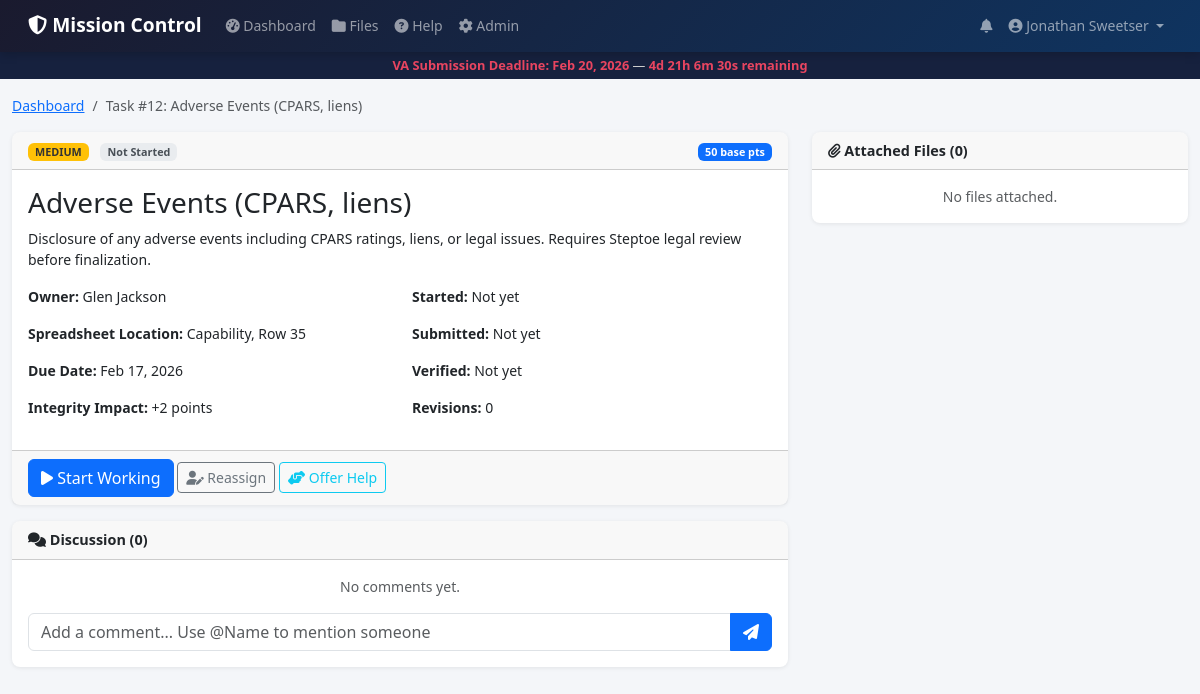
The app's page /task/12 (signed in) with its own data.
### models.py (models this page shows, shortened)
class User(UserMixin, db.Model):
    __tablename__ = 'users'
    id = db.Column(db.Integer, primary_key=True)
    email = db.Column(db.String(120), unique=True, nullable=False)
    password_hash = db.Column(db.String(256), nullable=False)
    name = db.Column(db.String(100), nullable=False)
    role = db.Column(db.String(20), default='user')  # 'superadmin' or 'user'
    character_class = db.Column(db.String(50), nullable=True)
    character_title = db.Column(db.String(100), nullable=True)
    special_ability = db.Column(db.String(200), nullable=True)
    points = db.Column(db.Integer, default=0)
    level = db.Column(db.Integer, default=1)
    streak_days = db.Column(db.Integer, default=0)
    last_active_date = db.Column(db.String(10), nullable=True)
    first_login_complete = db.Column(db.Boolean, default=False)
    created_at = db.Column(db.DateTime, default=lambda: datetime.now(timezone.utc))
    tasks = db.relationship('Task', backref='owner', lazy=True, foreign_keys='Task.owner_id')
    comments = db.relationship('Comment', backref='author', lazy=True)
    notifications = db.relationship('Notification', backref='user', lazy=True)
    points_log = db.relationship('PointsLog', backref='user', lazy=True)
    @property
    def is_superadmin(self):
        return self.role == 'superadmin'

class Task(db.Model):
    __tablename__ = 'tasks'
    id = db.Column(db.Integer, primary_key=True)
    task_number = db.Column(db.Integer, nullable=False)  # 1-17
    title = db.Column(db.String(200), nullable=False)
    description = db.Column(db.Text, nullable=True)
    spreadsheet_location = db.Column(db.String(100), nullable=True)
    priority = db.Column(db.String(20), default='medium')  # critical, high, medium, low
    owner_id = db.Column(db.Integer, db.ForeignKey('users.id'), nullable=True)
    status = db.Column(db.String(20), default='not_started')  # not_started, in_progress, submitted, verified, closed
    due_date = db.Column(db.DateTime, nullable=True)
    points_value = db.Column(db.Integer, default=50)
    quality_score = db.Column(db.Integer, nullable=True)  # 0-100, set by superadmin
    revision_count = db.Column(db.Integer, default=0)
    integrity_impact = db.Column(db.Integer, default=0)  # points added to integrity score
    created_at = db.Column(db.DateTime, default=lambda: datetime.now(timezone.utc))
    started_at = db.Column(db.DateTime, nullable=True)
    submitted_at = db.Column(db.DateTime, nullable=True)
    verified_at = db.Column(db.DateTime, nullable=True)
    completion_notes = db.Column(db.Text, nullable=True)
    verification_notes = db.Column(db.Text, nullable=True)
    submitted_by = db.Column(db.Integer, db.ForeignKey('users.id'), nullable=True)
    verified_by = db.Column(db.Integer, db.ForeignKey('users.id'), nullable=True)
    dependencies = db.relationship('Task',
        secondary=task_dependencies,
        primaryjoin=(id == task_dependencies.c.task_id),
        secondaryjoin=(id == task_dependencies.c.depends_on_id),
        backref='dependents',
        lazy=True
    )
    comments = db.relationship('Comment', backref='task', lazy=True, order_by='Comment.created_at')
    files = db.relationship('File', backref='task', lazy=True)
    @property
    def is_blocked(self):
        for dep in self.dependencies:
            if dep.status not in ('submitted', 'verified', 'closed'):
                return True
        return False
    @property
    def base_points(self):
        pts = {'critical': 100, 'high': 75, 'medium': 50, 'low': 25}
        return pts.get(self.priority, 25)

### app.py (the view)
@app.route('/task/<int:task_id>')
@login_required
def task_detail(task_id):
    task = Task.query.get_or_404(task_id)
    comments = Comment.query.filter_by(task_id=task_id).order_by(Comment.created_at.asc()).all()
    files = File.query.filter_by(task_id=task_id).order_by(File.created_at.desc()).all()
    help_requests = HelpRequest.query.filter_by(task_id=task_id).all()
    users = User.query.all()
    return render_template('task_detail.html',
                    task=task,
                    comments=comments,
                    files=files,
                    help_requests=help_requests,
                    users=users)

### app.py (called while the page is built)
@login_manager.user_loader
def load_user(user_id):
    return User.query.get(int(user_id))

def get_acting_user():
    clone_id = session.get('clone_user_id')
    if clone_id and current_user.is_superadmin:
        cloned = User.query.get(clone_id)
        if cloned:
            return cloned
    return current_user

@app.context_processor
def inject_globals():
    if current_user.is_authenticated:
        unread_count = Notification.query.filter_by(user_id=current_user.id, read=False).count()
        acting = get_acting_user()
        is_cloning = session.get('clone_user_id') is not None and current_user.is_superadmin
        active_announcements = Announcement.query.filter_by(active=True).order_by(
            Announcement.created_at.desc()).limit(3).all()
        return {
            'unread_count': unread_count,
            'acting_user': acting,
            'is_cloning': is_cloning,
            'announcements': active_announcements,
            'character_classes': CHARACTER_CLASSES,
            'deadline': datetime(2026, 2, 20, tzinfo=timezone.utc),
            'now': datetime.now(timezone.utc)
        }
    return {}

### templates/task_detail.html (shortened to what this page needs)
{% extends "base.html" %}
{% block content %}
<nav aria-label="breadcrumb">
    <ol class="breadcrumb">
        <li class="breadcrumb-item"><a href="{{ url_for('dashboard') }}">Dashboard</a></li>
        <li class="breadcrumb-item active">Task #{{ task.task_number }}: {{ task.title }}</li>
    </ol>
</nav>
<div class="row">
    <div class="col-lg-8">
        <div class="card mb-3">
            <div class="card-header d-flex justify-content-between align-items-center">
                <div>
                    <span class="badge priority-{{ task.priority }} me-2">{{ task.priority|upper }}</span>
                    <span class="badge status-{{ task.status }}">{{ task.status|replace('_', ' ')|title }}</span>
                </div>
                <div>
                    <span class="badge bg-primary">{{ task.base_points }} base pts</span>
                </div>
            </div>
            <div class="card-body">
                <h3>{{ task.title }}</h3>
                {% if task.description %}
                <p>{{ task.description }}</p>
                {% endif %}
                <div class="row mt-3">
                    <div class="col-md-6">
                    <p><strong>Owner:</strong> {{ task.owner.name if task.owner else 'Unassigned' }}</p>
                    <p><strong>Spreadsheet Location:</strong> {{ task.spreadsheet_location }}</p>
                    <p><strong>Due Date:</strong> {{ task.due_date.strftime('%b %d, %Y') if task.due_date else 'Feb 16-17, 2026' }}</p>
                    <p><strong>Integrity Impact:</strong> +{{ task.integrity_impact }} points</p>
                    </div>
                    <div class="col-md-6">
                    <p><strong>Started:</strong> {{ task.started_at.strftime('%b %d, %I:%M %p') if task.started_at else 'Not yet' }}</p>
                    <p><strong>Submitted:</strong> {{ task.submitted_at.strftime('%b %d, %I:%M %p') if task.submitted_at else 'Not yet' }}</p>
                    <p><strong>Verified:</strong> {{ task.verified_at.strftime('%b %d, %I:%M %p') if task.verified_at else 'Not yet' }}</p>
                    <p><strong>Revisions:</strong> {{ task.revision_count }}</p>
                    </div>
                </div>
            </div>
            <div class="card-footer">
                {% set acting = acting_user %}
                {% if task.status == 'not_started' and (task.owner_id == acting.id or current_user.is_superadmin) %}
                <form method="POST" action="{{ url_for('task_start', task_id=task.id) }}" class="d-inline">
                    <button type="submit" class="btn btn-primary" {% if task.is_blocked %}disabled title="Blocked by dependencies"{% endif %}>
                    <i class="fas fa-play"></i> Start Working
                    </button>
                </form>
                {% endif %}
                {% if current_user.is_superadmin %}
                <button type="button" class="btn btn-outline-secondary btn-sm" data-bs-toggle="modal" data-bs-target="#reassignModal">
                    <i class="fas fa-user-edit"></i> Reassign
                </button>
                {% endif %}
                {% if task.owner_id != acting.id %}
                <button type="button" class="btn btn-outline-info btn-sm" data-bs-toggle="modal" data-bs-target="#offerHelpModal">
                    <i class="fas fa-hands-helping"></i> Offer Help
                </button>
                {% else %}
                <button type="button" class="btn btn-outline-danger btn-sm" data-bs-toggle="modal" data-bs-target="#flagHelpModal">
                    <i class="fas fa-flag"></i> Flag for Help
                </button>
                {% endif %}
            </div>
        </div>
        <div class="card mb-3">
            <div class="card-header">
                <i class="fas fa-comments"></i> Discussion ({{ comments|length }})
            </div>
            <div class="card-body">
                {% if not comments %}
                <p class="text-muted text-center">No comments yet.</p>
                {% endif %}
                <form method="POST" action="{{ url_for('task_comment', task_id=task.id) }}" class="mt-3">
                    <div class="input-group">
                    <input type="text" name="content" class="form-control" placeholder="Add a comment... Use @Name to mention someone" required>
                    <button type="submit" class="btn btn-primary">
                    <i class="fas fa-paper-plane"></i>
                    </button>
                    </div>
                </form>
            </div>
        </div>
    </div>
    <div class="col-lg-4">
        <div class="card mb-3">
            <div class="card-header">
                <i class="fas fa-paperclip"></i> Attached Files ({{ files|length }})
            </div>
            <div class="card-body p-0">
                {% if not files %}
                <div class="p-3 text-muted text-center">No files attached.</div>
                {% endif %}
            </div>
        </div>
    </div>
</div>
{% endblock %}

### templates/base.html (shortened to what this page needs)
<!DOCTYPE html>
<html lang="en">
<head>
    <link href="https://cdn.jsdelivr.net/npm/bootstrap@5.3.0/dist/css/bootstrap.min.css" rel="stylesheet">
    <link href="https://cdnjs.cloudflare.com/ajax/libs/font-awesome/6.4.0/css/all.min.css" rel="stylesheet">
    <link href="{{ url_for('static', filename='css/style.css') }}" rel="stylesheet">
</head>
<body class="{% if focus|default(false) %}focus-mode{% endif %}">
    <nav class="navbar navbar-expand-lg navbar-dark">
        <div class="container-fluid">
            <a class="navbar-brand" href="{{ url_for('dashboard') }}">
                <i class="fas fa-shield-alt"></i> Mission Control
            </a>
            <div class="collapse navbar-collapse" id="navbarNav">
                <ul class="navbar-nav me-auto">
                    <li class="nav-item">
                        <a class="nav-link" href="{{ url_for('dashboard') }}"><i class="fas fa-tachometer-alt"></i> Dashboard</a>
                    </li>
                    <li class="nav-item">
                        <a class="nav-link" href="{{ url_for('file_library') }}"><i class="fas fa-folder"></i> Files</a>
                    </li>
                    <li class="nav-item">
                        <a class="nav-link" href="{{ url_for('help_page') }}"><i class="fas fa-question-circle"></i> Help</a>
                    </li>
                    {% if current_user.is_superadmin %}
                    <li class="nav-item">
                        <a class="nav-link" href="{{ url_for('admin_panel') }}"><i class="fas fa-cog"></i> Admin</a>
                    </li>
                    {% endif %}
                </ul>
                <ul class="navbar-nav">
                    <li class="nav-item position-relative">
                        <a class="nav-link" href="{{ url_for('notifications') }}">
                            <i class="fas fa-bell"></i>
                        </a>
                    </li>
                    <li class="nav-item dropdown">
                        <a class="nav-link dropdown-toggle" href="#" data-bs-toggle="dropdown">
                            <i class="fas fa-user-circle"></i> {{ current_user.name }}
                        </a>
                    </li>
                </ul>
            </div>
        </div>
    </nav>
    {% if not focus|default(false) %}
    <div class="deadline-bar">
        <strong>VA Submission Deadline: Feb 20, 2026</strong> — <span id="countdown">Loading...</span>
    </div>
    {% endif %}
    <main class="container-fluid py-3">
        {% block content %}{% endblock %}
    </main>
</body>
</html>

### static/css/style.css (style rules this page uses)
:root { --primary: #1a1a2e; --secondary: #16213e; --accent: #0f3460; --highlight: #e94560; --success: #28a745; --warning: #ffc107; --danger: #dc3545; --info: #17a2b8; --bg: #f4f6f9; --card-bg: #ffff; }
body { background-color: var(--bg); font-family: 'Segoe UI', system-ui, -apple-system, sans-serif; font-size: 14px; }
.navbar { background: linear-gradient(135deg, var(--primary), var(--accent)); box-shadow: 0 2px 10px rgba(0,0,0,0.2); padding: 0.4rem 1rem; }
.navbar-brand { font-weight: 700; font-size: 1.2rem; }
.deadline-bar { background: var(--secondary); color: #ccc; padding: 4px 1rem; font-size: 0.8rem; text-align: center; }
.deadline-bar strong { color: var(--highlight); }
#countdown { color: var(--highlight); font-weight: 700; }
.priority-medium { background-color: #ffc107; color: #333; }
.status-not_started { background-color: #e9ecef; color: #495057; }
.card { border: none; box-shadow: 0 1px 4px rgba(0,0,0,0.08); border-radius: 8px; }
.card-header { font-weight: 600; font-size: 0.9rem; border-radius: 8px 8px 0 0 !important; }

### records on screen
User: name "Jonathan Sweetser"
Task: task_number "12", title "Adverse Events (CPARS, liens)", priority "MEDIUM", status "Not Started", base_points "50", description "Disclosure of any adverse events including CPARS ratings, liens, or legal issues. Requires Steptoe legal review before finalization.", spreadsheet_location "Capability, Row 35", due_date "Feb 17, 2026", integrity_impact "2", started_at "Not yet", submitted_at "Not yet", verified_at "Not yet", revision_count "0"
User: owner "Glen Jackson"

### other values on screen
{{ comments|length }} "0"
{{ files|length }} "0"
